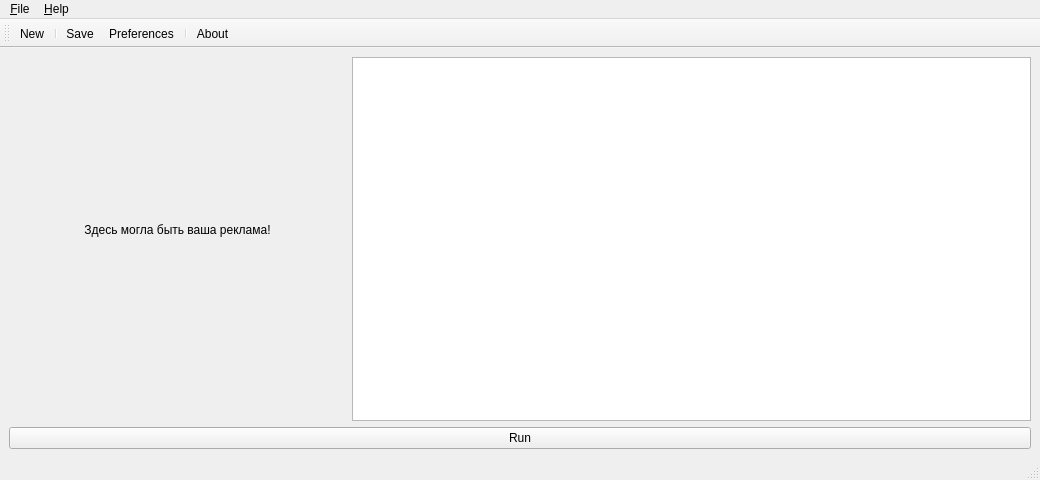
<?xml version="1.0" encoding="UTF-8"?>
<ui version="4.0">
 <class>MainWindow</class>
 <widget class="QMainWindow" name="MainWindow">
  <property name="geometry">
   <rect>
    <x>0</x>
    <y>0</y>
    <width>1040</width>
    <height>480</height>
   </rect>
  </property>
  <property name="sizePolicy">
   <sizepolicy hsizetype="Expanding" vsizetype="Expanding">
    <horstretch>0</horstretch>
    <verstretch>0</verstretch>
   </sizepolicy>
  </property>
  <property name="minimumSize">
   <size>
    <width>1040</width>
    <height>480</height>
   </size>
  </property>
  <property name="maximumSize">
   <size>
    <width>1040</width>
    <height>480</height>
   </size>
  </property>
  <property name="windowTitle">
   <string>KevinBaconer2000</string>
  </property>
  <property name="toolButtonStyle">
   <enum>Qt::ToolButtonIconOnly</enum>
  </property>
  <property name="tabShape">
   <enum>QTabWidget::Rounded</enum>
  </property>
  <property name="unifiedTitleAndToolBarOnMac">
   <bool>false</bool>
  </property>
  <widget class="QWidget" name="centralwidget">
   <property name="sizePolicy">
    <sizepolicy hsizetype="Expanding" vsizetype="Expanding">
     <horstretch>0</horstretch>
     <verstretch>0</verstretch>
    </sizepolicy>
   </property>
   <layout class="QGridLayout" name="gridLayout">
    <item row="7" column="0" colspan="3">
     <widget class="QPushButton" name="runBtn">
      <property name="text">
       <string>Run</string>
      </property>
     </widget>
    </item>
    <item row="0" column="0">
     <layout class="QVBoxLayout" name="adsLayout">
      <property name="sizeConstraint">
       <enum>QLayout::SetMaximumSize</enum>
      </property>
      <item>
       <spacer name="verticalSpacer">
        <property name="orientation">
         <enum>Qt::Vertical</enum>
        </property>
        <property name="sizeType">
         <enum>QSizePolicy::Expanding</enum>
        </property>
        <property name="sizeHint" stdset="0">
         <size>
          <width>20</width>
          <height>174</height>
         </size>
        </property>
       </spacer>
      </item>
      <item>
       <widget class="QLabel" name="ads">
        <property name="sizePolicy">
         <sizepolicy hsizetype="Preferred" vsizetype="Preferred">
          <horstretch>0</horstretch>
          <verstretch>0</verstretch>
         </sizepolicy>
        </property>
        <property name="frameShape">
         <enum>QFrame::NoFrame</enum>
        </property>
        <property name="text">
         <string>Здесь могла быть ваша реклама!</string>
        </property>
        <property name="scaledContents">
         <bool>true</bool>
        </property>
        <property name="alignment">
         <set>Qt::AlignCenter</set>
        </property>
        <property name="wordWrap">
         <bool>false</bool>
        </property>
        <property name="margin">
         <number>0</number>
        </property>
        <property name="indent">
         <number>-1</number>
        </property>
       </widget>
      </item>
      <item>
       <spacer name="verticalSpacer_2">
        <property name="orientation">
         <enum>Qt::Vertical</enum>
        </property>
        <property name="sizeType">
         <enum>QSizePolicy::Expanding</enum>
        </property>
        <property name="sizeHint" stdset="0">
         <size>
          <width>20</width>
          <height>174</height>
         </size>
        </property>
       </spacer>
      </item>
     </layout>
    </item>
    <item row="0" column="1" rowspan="4" colspan="2">
     <widget class="QTextEdit" name="resultTextArea">
      <property name="sizePolicy">
       <sizepolicy hsizetype="Preferred" vsizetype="Preferred">
        <horstretch>0</horstretch>
        <verstretch>0</verstretch>
       </sizepolicy>
      </property>
      <property name="frameShape">
       <enum>QFrame::StyledPanel</enum>
      </property>
      <property name="frameShadow">
       <enum>QFrame::Plain</enum>
      </property>
      <property name="autoFormatting">
       <set>QTextEdit::AutoAll</set>
      </property>
      <property name="lineWrapMode">
       <enum>QTextEdit::WidgetWidth</enum>
      </property>
      <property name="readOnly">
       <bool>true</bool>
      </property>
     </widget>
    </item>
   </layout>
  </widget>
  <widget class="QMenuBar" name="menubar">
   <property name="geometry">
    <rect>
     <x>0</x>
     <y>0</y>
     <width>1040</width>
     <height>22</height>
    </rect>
   </property>
   <widget class="QMenu" name="menuHelp">
    <property name="title">
     <string>&amp;Help</string>
    </property>
    <addaction name="action_About"/>
   </widget>
   <widget class="QMenu" name="menuFile">
    <property name="title">
     <string>&amp;File</string>
    </property>
    <addaction name="actionNew"/>
    <addaction name="actionSave"/>
    <addaction name="separator"/>
    <addaction name="actionPreferences"/>
    <addaction name="separator"/>
    <addaction name="actionQuit"/>
   </widget>
   <addaction name="menuFile"/>
   <addaction name="menuHelp"/>
  </widget>
  <widget class="QStatusBar" name="statusbar"/>
  <widget class="QToolBar" name="toolBar">
   <property name="windowTitle">
    <string>toolBar</string>
   </property>
   <attribute name="toolBarArea">
    <enum>TopToolBarArea</enum>
   </attribute>
   <attribute name="toolBarBreak">
    <bool>false</bool>
   </attribute>
   <addaction name="actionNew"/>
   <addaction name="separator"/>
   <addaction name="actionSave"/>
   <addaction name="actionPreferences"/>
   <addaction name="separator"/>
   <addaction name="action_About"/>
  </widget>
  <action name="actionNew">
   <property name="icon">
    <iconset resource="../resources.qrc">
     <normaloff>:/resources/new-document.png</normaloff>:/resources/new-document.png</iconset>
   </property>
   <property name="text">
    <string>&amp;New...</string>
   </property>
   <property name="toolTip">
    <string>Load new file</string>
   </property>
   <property name="shortcut">
    <string>Ctrl+N</string>
   </property>
  </action>
  <action name="actionQuit">
   <property name="icon">
    <iconset resource="../resources.qrc">
     <normaloff>:/resources/log-out.png</normaloff>:/resources/log-out.png</iconset>
   </property>
   <property name="text">
    <string>&amp;Exit</string>
   </property>
   <property name="shortcut">
    <string>Ctrl+W</string>
   </property>
  </action>
  <action name="actionSave">
   <property name="icon">
    <iconset resource="../resources.qrc">
     <normaloff>:/resources/floppy-disk.png</normaloff>:/resources/floppy-disk.png</iconset>
   </property>
   <property name="text">
    <string>&amp;Save</string>
   </property>
   <property name="toolTip">
    <string>Save current result</string>
   </property>
   <property name="shortcut">
    <string>Ctrl+S</string>
   </property>
  </action>
  <action name="action_About">
   <property name="icon">
    <iconset resource="../resources.qrc">
     <normaloff>:/resources/info.png</normaloff>:/resources/info.png</iconset>
   </property>
   <property name="text">
    <string>&amp;About</string>
   </property>
  </action>
  <action name="actionPreferences">
   <property name="icon">
    <iconset resource="../resources.qrc">
     <normaloff>:/resources/settings.png</normaloff>:/resources/settings.png</iconset>
   </property>
   <property name="text">
    <string>&amp;Preferences</string>
   </property>
   <property name="shortcut">
    <string>Ctrl+P</string>
   </property>
  </action>
 </widget>
 <resources>
  <include location="../resources.qrc"/>
 </resources>
 <connections/>
</ui>
